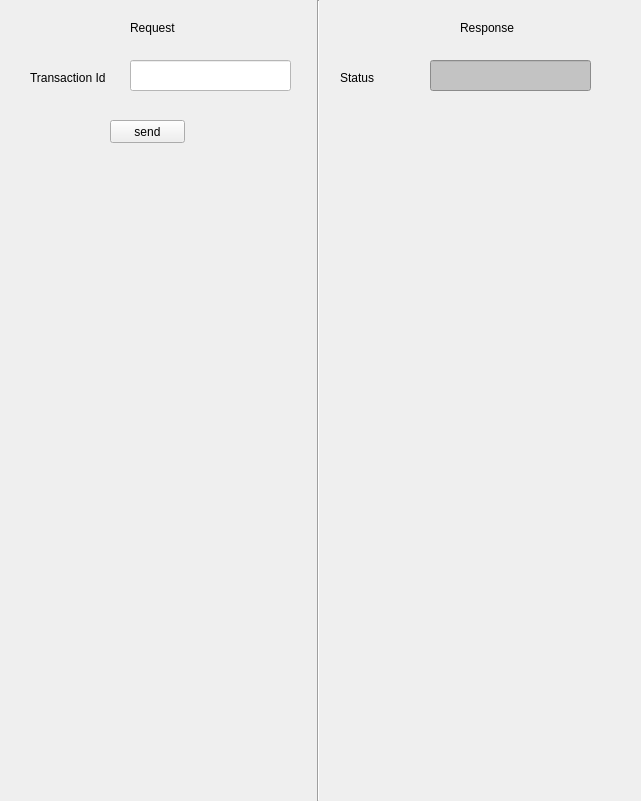
     <widget class="QWidget" name="widget_Remote_Stop_Transaction" native="true">
      <property name="geometry">
       <rect>
        <x>0</x>
        <y>120</y>
        <width>641</width>
        <height>801</height>
       </rect>
      </property>
      <property name="font">
       <font>
        <strikeout>false</strikeout>
       </font>
      </property>
      <property name="focusPolicy">
       <enum>Qt::NoFocus</enum>
      </property>
      <property name="autoFillBackground">
       <bool>true</bool>
      </property>
      <widget class="QLabel" name="label_58">
       <property name="geometry">
        <rect>
         <x>460</x>
         <y>20</y>
         <width>61</width>
         <height>16</height>
        </rect>
       </property>
       <property name="text">
        <string>Response</string>
       </property>
      </widget>
      <widget class="Line" name="line_23">
       <property name="geometry">
        <rect>
         <x>310</x>
         <y>0</y>
         <width>16</width>
         <height>801</height>
        </rect>
       </property>
       <property name="orientation">
        <enum>Qt::Vertical</enum>
       </property>
      </widget>
      <widget class="QLabel" name="label_59">
       <property name="geometry">
        <rect>
         <x>130</x>
         <y>20</y>
         <width>61</width>
         <height>16</height>
        </rect>
       </property>
       <property name="text">
        <string>Request</string>
       </property>
      </widget>
      <widget class="QLineEdit" name="lineEdit_TransactionID_Remote_Stop_Transaction_Request">
       <property name="geometry">
        <rect>
         <x>130</x>
         <y>60</y>
         <width>161</width>
         <height>31</height>
        </rect>
       </property>
       <property name="autoFillBackground">
        <bool>false</bool>
       </property>
       <property name="styleSheet">
        <string notr="true">background:rgb(255,255,255)</string>
       </property>
       <property name="text">
        <string/>
       </property>
       <property name="readOnly">
        <bool>false</bool>
       </property>
      </widget>
      <widget class="QLabel" name="label_TransactionID_Remote_Stop_Transaction_Request">
       <property name="geometry">
        <rect>
         <x>30</x>
         <y>70</y>
         <width>81</width>
         <height>16</height>
        </rect>
       </property>
       <property name="text">
        <string>Transaction Id</string>
       </property>
      </widget>
      <widget class="QLabel" name="label_Status_Remote_Stop_Transaction_Response">
       <property name="geometry">
        <rect>
         <x>340</x>
         <y>70</y>
         <width>81</width>
         <height>16</height>
        </rect>
       </property>
       <property name="text">
        <string>Status</string>
       </property>
      </widget>
      <widget class="QLineEdit" name="lineEdit_Status_Remote_Stop_Transaction_Response">
       <property name="geometry">
        <rect>
         <x>430</x>
         <y>60</y>
         <width>161</width>
         <height>31</height>
        </rect>
       </property>
       <property name="autoFillBackground">
        <bool>false</bool>
       </property>
       <property name="styleSheet">
        <string notr="true">background:rgb(195, 195, 195)</string>
       </property>
       <property name="text">
        <string/>
       </property>
       <property name="readOnly">
        <bool>true</bool>
       </property>
      </widget>
      <widget class="QPushButton" name="pushButton_Send_remotestop">
       <property name="geometry">
        <rect>
         <x>110</x>
         <y>120</y>
         <width>75</width>
         <height>23</height>
        </rect>
       </property>
       <property name="text">
        <string>send</string>
       </property>
      </widget>
     </widget>
